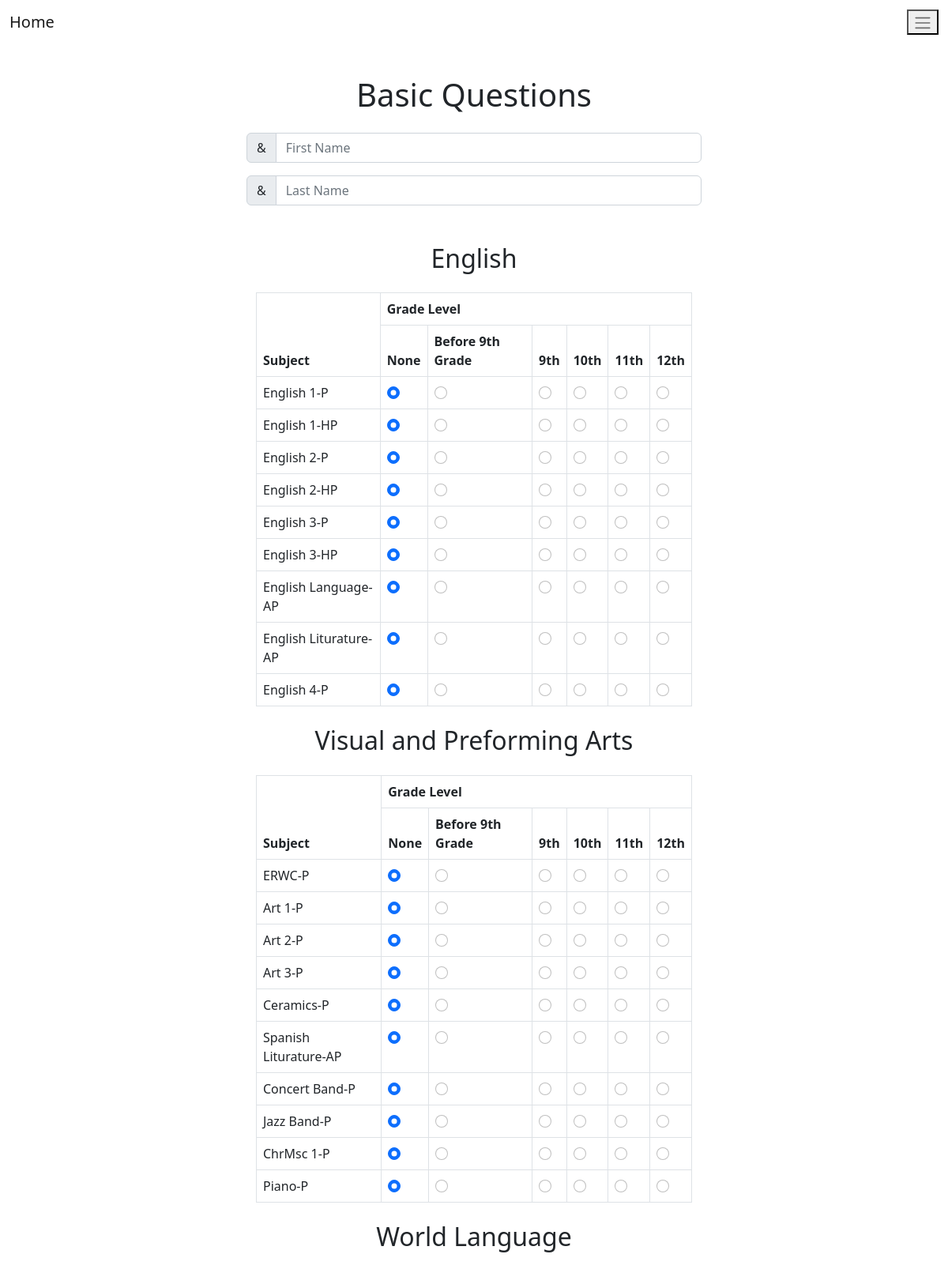
The page / (upper part) on the database its author committed.
### website/models.py (models this page shows)
class Path(db.Model):
    id = db.Column(db.Integer, primary_key=True)
    Path_Name = db.Column(db.String(120), unique = True)
    classes = db.relationship('Class')

class Class(db.Model):
    id = db.Column(db.Integer, primary_key=True)
    Course_Name = db.Column(db.String(1000))
    prerequisites = db.relationship('Class', secondary=prerequisite_table,
                                     primaryjoin=id==prerequisite_table.c.course_id,
                                     secondaryjoin=id==prerequisite_table.c.prerequisite_id)
    Course_Notes = db.Column(db.String(10000))
    Course_Path = db.Column(db.Integer, db.ForeignKey('path.id'))

### website/views.py (the view)
@views.route('/', methods = ["GET","POST"])
def home():
  if request.method == "POST":
    selected_grades = {}
    keywords = request.form.getlist("keywords")
    First_Name = request.form.get("First Name")
    Last_Name = request.form.get("Last Name")
    if First_Name == None or Last_Name == None:
      flash("Missing Name", 'error')
      return redirect(request.url)
    if keywords == None:
      flash("Please select at least one key word", 'error')
      return redirect(request.url)
    paths = Path.query.all()
    course_names = []
    for path in paths:
      for course in path.classes:
        course_names.append(course.Course_Name)
    for course in course_names:
      selected_grade = request.form.get(f'grade-{course}')
      selected_grades[course] = selected_grade
      if selected_grade == None:
        flash(f"{course} was left unanswered", 'error')
        return redirect(request.url)
    keywords_str = ','.join(keywords)
    student = Student(firstName = First_Name, lastName = Last_Name, keywords= keywords_str, classesTaken=selected_grades)
    session['student'] = student.to_dict()
    return redirect(url_for('views.results', keywords = keywords_str, First_name = First_Name))
  else:
    keywords = ['Computers', 'Math', 'Science', 'Art', 'Electricity', 'Space', 'Law', 'Police', 'Construction', 'Engineering', 'Placeholder', 'Placeholder2', 'Placeholder3', 'Placeholder4']
    paths = Path.query.all()
    return render_template('index.html', keywords = keywords, paths = paths)

### website/templates/index.html (shortened to what this page needs)
<!DOCTYPE html>
<html>
  <head>
    {% block head %}
    <link href="https://cdn.jsdelivr.net/npm/bootstrap@5.2.3/dist/css/bootstrap.min.css" rel="stylesheet">
    {% endblock %}
  </head>
  <body>
    {% block navbar %}
    <nav class="navbar navbar-expand-lg bg-body-tertiary">
      <div class="container-fluid">
        <a href="/" class="navbar-brand">Home</a>
        <button class="navbar-toggle" type = "button" data-bs-toggle="collapse" data-bs0-target="#navbarSupportedContent" aria-controls="navbarSupportedContent" aria-expanded="false" aria-label="Toggle navigation">
          <span class="navbar-toggler-icon"></span>
        </button>
      </div>
    </nav>
    {% endblock %}
  <div class="main">
    {% block main %}
    <form action="/" method="POST" class="d-flex flex-wrap">
    <div class="container-fluid mt-3 justify-content-center align-items-center w-50">
      <h1 class="my-4 d-flex justify-content-center">Basic Questions</h1>
      <div class="input-group mb-3 d-flex justify-content-center">
        <span class="input-group-text" id="basic-addon1">&</span>
        <input type="text" class = "form-control" placeholder="First Name" aria-label = "First Name" aria-describedby="basic-addon1" name = "First Name">
      </div>
      <div class="input-group mb-3 d-flex justify-content-center">
        <span class="input-group-text" id="basic-addon1">&</span>
        <input type="text" class = "form-control" placeholder="Last Name" aria-label = "Last Name" aria-describedby="basic-addon1" name = "Last Name">
      </div>
<div class="container mt-5">
  {% for path in paths %}
    <h2 class="my-4 d-flex justify-content-center">{{path.Path_Name}}</h2>
    <table class="table table-bordered">
        <thead>
            <tr>
                <th rowspan="2">Subject</th>
                <th colspan="6">Grade Level</th>
            </tr>
            <tr>
                <th>None</th>
                <th>Before 9th Grade</th>
                <th>9th</th>
                <th>10th</th>
                <th>11th</th>
                <th>12th</th>
            </tr>
        </thead>
        <tbody>
            {% for course in path.classes %}
            <tr>
              <td class="subject-col">{{course.Course_Name}}</td>
                {% for x in range(5) %}
                {% if x == 0 %}
                <td><input type="radio" name="grade-{{course.Course_Name}}" class="form-check-input" id="radio-{{course.Course_Name}}-{{x}}" value="{{x}}" checked></td>
                {% endif %}
                <td><input type="radio" name="grade-{{course.Course_Name}}" class="form-check-input" id="radio-{{course.Course_Name}}-{{x}}" value="{{x}}"></td>
                {% endfor %}
            </tr>
            {% endfor %}
        </tbody>
    </table>
  {% endfor %}
</div>
      </form>
      </div>
    {% endblock %}
  </body>
</html>

### rows shown on the page
Path: Path_Name "English"
Class: Course_Name "English 1-P"
Class: Course_Name "English 1-HP"
Class: Course_Name "English 2-P"
Class: Course_Name "English 2-HP"
Class: Course_Name "English 3-P"
Class: Course_Name "English 3-HP"
Class: Course_Name "English Language-AP"
Class: Course_Name "English Liturature-AP"
Class: Course_Name "English 4-P"
Path: Path_Name "Visual and Preforming Arts"
Class: Course_Name "ERWC-P"
Class: Course_Name "Art 1-P"
Class: Course_Name "Art 2-P"
Class: Course_Name "Art 3-P"
Class: Course_Name "Ceramics-P"
Class: Course_Name "Spanish Liturature-AP"
Class: Course_Name "Concert Band-P"
Class: Course_Name "Jazz Band-P"
Class: Course_Name "ChrMsc 1-P"
Class: Course_Name "Piano-P"
Path: Path_Name "World Language"
